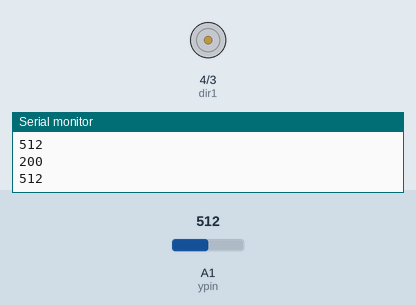
Recording of a sketch running on a simulated Arduino Uno, built with avr-gcc and run on an emulated ATmega328P. Parts: motor-driver pin pairs drawn as motors (green arrow = first pin HIGH = forward, orange = second pin HIGH = backward, longer = more drive, scaled by the enable pin), the last lines printed to the serial monitor. Inputs (shaded band) come from the test bench; at power-on: A1 (ypin) = 512.

Above: at 1.2 s.
1.3 s: A1 (ypin) set to 716
At 2.3 s:
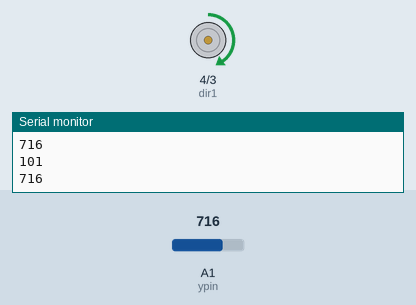
2.8 s: A1 (ypin) set to 900
At 3.3 s:
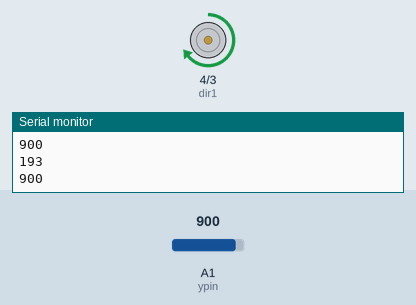
4.3 s: A1 (ypin) set to 511
At 5.5 s:
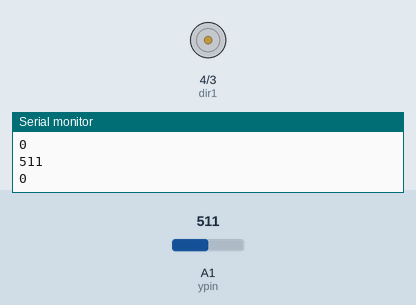
5.8 s: A1 (ypin) set to 493
At 6.9 s:
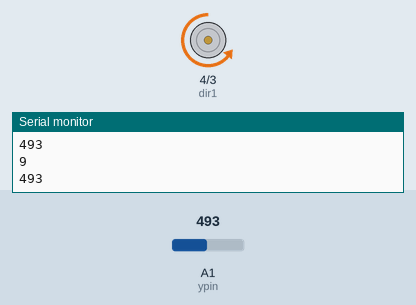
7.3 s: A1 (ypin) set to 522
At 7.9 s:
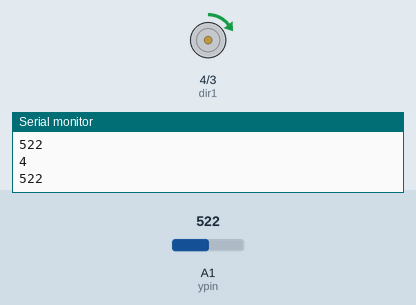
8.8 s: A1 (ypin) set to 306
At 10.2 s:
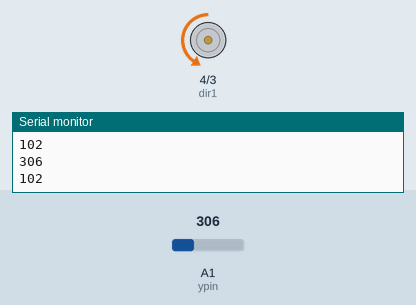
Timing chart, 0 to 11.3 s (numbered marks = the images above; inputs shaded):
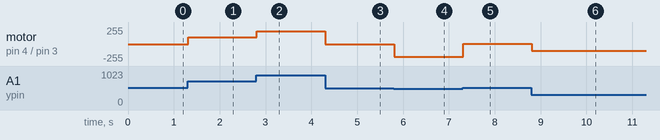

Measured:
- the behaviour switches between 510 and 509 on A1 (ypin) (found by bisection; images 3 and 4)
- after the input at 1.3 s, motor on pin 4 (dir1) / pin 3 (dir2): stopped → forward 101/255 at once
- after the input at 2.8 s, motor on pin 4 (dir1) / pin 3 (dir2): forward 101/255 → forward 193/255 at once
- after the input at 4.3 s, motor on pin 4 (dir1) / pin 3 (dir2): forward 193/255 → stopped at once
- after the input at 5.8 s, motor on pin 4 (dir1) / pin 3 (dir2): stopped → backward 193/255 at once
- after the input at 7.3 s, motor on pin 4 (dir1) / pin 3 (dir2): backward 193/255 → forward 4/255 at once
- after the input at 8.8 s, motor on pin 4 (dir1) / pin 3 (dir2): forward 4/255 → backward 102/255 at once

The sketch:

dc-motor-joystick.ino
```cpp
int speedPin = 5;
int dir1 = 4;
int dir2 = 3;
int motorspeed = 200;

int ypin = A1;
int yval;


void setup() {
  pinMode(speedPin, OUTPUT);
  pinMode(dir1, OUTPUT);
  pinMode(dir2, OUTPUT);
  pinMode(ypin, INPUT);
  Serial.begin(9600);

}

void loop() {
  yval = analogRead(ypin);

  Serial.println(yval);

  if (yval > 512){
    digitalWrite(dir1, HIGH);
    digitalWrite(dir2, LOW);
    motorspeed = yval * 0.499022 -255.49902;
    analogWrite(speedPin, motorspeed);
  }
  else if (yval < 512){
    digitalWrite(dir1, LOW);
    digitalWrite(dir2, HIGH);
    motorspeed = yval * -0.498047 + 255.;
    analogWrite(speedPin, motorspeed);
  }
  else{
    analogWrite(speedPin, 0);
  }

  Serial.println(motorspeed);


}
```
